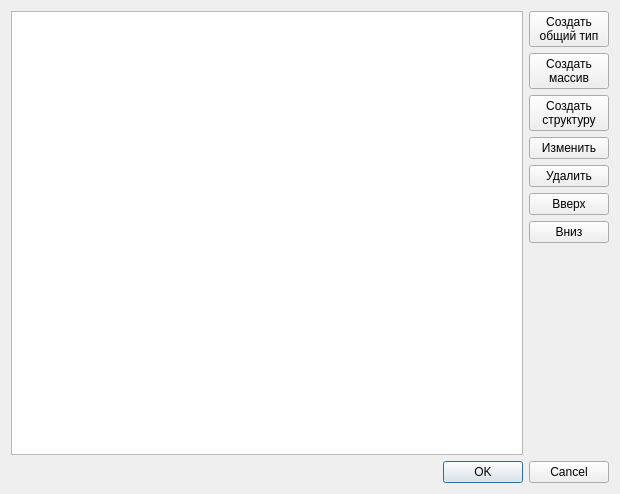
<?xml version="1.0" encoding="UTF-8"?>
<ui version="4.0">
 <class>QDataTypeDialog</class>
 <widget class="QDialog" name="QDataTypeDialog">
  <property name="geometry">
   <rect>
    <x>0</x>
    <y>0</y>
    <width>620</width>
    <height>494</height>
   </rect>
  </property>
  <property name="minimumSize">
   <size>
    <width>400</width>
    <height>300</height>
   </size>
  </property>
  <property name="maximumSize">
   <size>
    <width>800</width>
    <height>600</height>
   </size>
  </property>
  <property name="windowTitle">
   <string>Справочник типов данных</string>
  </property>
  <property name="windowIcon">
   <iconset resource="../../resources.qrc">
    <normaloff>:/images/G.png</normaloff>:/images/G.png</iconset>
  </property>
  <layout class="QVBoxLayout" name="verticalLayout_2">
   <item>
    <layout class="QHBoxLayout" name="horizontalLayout">
     <item>
      <widget class="QTableWidget" name="tableWidget">
       <property name="focusPolicy">
        <enum>Qt::ClickFocus</enum>
       </property>
       <property name="frameShape">
        <enum>QFrame::StyledPanel</enum>
       </property>
       <property name="frameShadow">
        <enum>QFrame::Sunken</enum>
       </property>
       <property name="lineWidth">
        <number>1</number>
       </property>
       <property name="verticalScrollBarPolicy">
        <enum>Qt::ScrollBarAsNeeded</enum>
       </property>
       <property name="editTriggers">
        <set>QAbstractItemView::NoEditTriggers</set>
       </property>
       <property name="selectionMode">
        <enum>QAbstractItemView::SingleSelection</enum>
       </property>
       <property name="selectionBehavior">
        <enum>QAbstractItemView::SelectRows</enum>
       </property>
       <property name="wordWrap">
        <bool>false</bool>
       </property>
       <property name="cornerButtonEnabled">
        <bool>false</bool>
       </property>
       <attribute name="horizontalHeaderVisible">
        <bool>false</bool>
       </attribute>
       <attribute name="horizontalHeaderDefaultSectionSize">
        <number>120</number>
       </attribute>
       <attribute name="horizontalHeaderHighlightSections">
        <bool>false</bool>
       </attribute>
       <attribute name="horizontalHeaderStretchLastSection">
        <bool>true</bool>
       </attribute>
       <attribute name="verticalHeaderDefaultSectionSize">
        <number>22</number>
       </attribute>
       <column>
        <property name="text">
         <string>Тип</string>
        </property>
       </column>
       <column>
        <property name="text">
         <string>typedef</string>
        </property>
       </column>
      </widget>
     </item>
     <item>
      <layout class="QVBoxLayout" name="verticalLayout">
       <item>
        <widget class="QPushButton" name="pushButton">
         <property name="layoutDirection">
          <enum>Qt::LeftToRight</enum>
         </property>
         <property name="text">
          <string>Создать
общий тип</string>
         </property>
         <property name="flat">
          <bool>false</bool>
         </property>
        </widget>
       </item>
       <item>
        <widget class="QPushButton" name="pushButton_4">
         <property name="layoutDirection">
          <enum>Qt::LeftToRight</enum>
         </property>
         <property name="text">
          <string>Создать
массив</string>
         </property>
         <property name="flat">
          <bool>false</bool>
         </property>
        </widget>
       </item>
       <item>
        <widget class="QPushButton" name="pushButton_5">
         <property name="layoutDirection">
          <enum>Qt::LeftToRight</enum>
         </property>
         <property name="text">
          <string>Создать
структуру</string>
         </property>
         <property name="flat">
          <bool>false</bool>
         </property>
        </widget>
       </item>
       <item>
        <widget class="QPushButton" name="pushButton_2">
         <property name="text">
          <string>Изменить</string>
         </property>
        </widget>
       </item>
       <item>
        <widget class="QPushButton" name="pushButton_3">
         <property name="text">
          <string>Удалить</string>
         </property>
        </widget>
       </item>
       <item>
        <widget class="QPushButton" name="moveUp">
         <property name="text">
          <string>Вверх</string>
         </property>
        </widget>
       </item>
       <item>
        <widget class="QPushButton" name="moveDown">
         <property name="text">
          <string>Вниз</string>
         </property>
        </widget>
       </item>
       <item>
        <spacer name="verticalSpacer">
         <property name="orientation">
          <enum>Qt::Vertical</enum>
         </property>
         <property name="sizeHint" stdset="0">
          <size>
           <width>20</width>
           <height>40</height>
          </size>
         </property>
        </spacer>
       </item>
      </layout>
     </item>
    </layout>
   </item>
   <item>
    <widget class="QDialogButtonBox" name="buttonBox">
     <property name="orientation">
      <enum>Qt::Horizontal</enum>
     </property>
     <property name="standardButtons">
      <set>QDialogButtonBox::Cancel|QDialogButtonBox::Ok</set>
     </property>
    </widget>
   </item>
  </layout>
 </widget>
 <tabstops>
  <tabstop>tableWidget</tabstop>
  <tabstop>pushButton</tabstop>
  <tabstop>pushButton_4</tabstop>
  <tabstop>pushButton_5</tabstop>
  <tabstop>pushButton_2</tabstop>
  <tabstop>pushButton_3</tabstop>
  <tabstop>moveUp</tabstop>
  <tabstop>moveDown</tabstop>
  <tabstop>buttonBox</tabstop>
 </tabstops>
 <resources>
  <include location="../../resources.qrc"/>
 </resources>
 <connections>
  <connection>
   <sender>buttonBox</sender>
   <signal>accepted()</signal>
   <receiver>QDataTypeDialog</receiver>
   <slot>accept()</slot>
   <hints>
    <hint type="sourcelabel">
     <x>248</x>
     <y>254</y>
    </hint>
    <hint type="destinationlabel">
     <x>157</x>
     <y>274</y>
    </hint>
   </hints>
  </connection>
  <connection>
   <sender>buttonBox</sender>
   <signal>rejected()</signal>
   <receiver>QDataTypeDialog</receiver>
   <slot>reject()</slot>
   <hints>
    <hint type="sourcelabel">
     <x>316</x>
     <y>260</y>
    </hint>
    <hint type="destinationlabel">
     <x>286</x>
     <y>274</y>
    </hint>
   </hints>
  </connection>
 </connections>
</ui>
